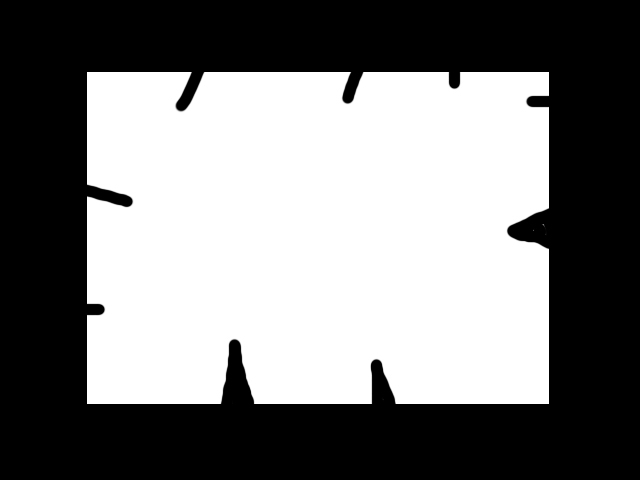
#> input picture Basic/Test_Contour.jpg, 640 x 480 px
$ python Basic_Contour.py
#> lines starting #> are read from the running program, lines starting #| are printed output that depends on the picture; after the words box and inside, x2 and y2 are one past the last pixel; in counts of white or black regions, pixels touching at a corner belong together
'''
This code is to see use of contours. This is based on the OpenCV Tutorial.
Author: Sabhari Natarajan

The various parameters can be varied using the trackbar.
The results are shown in one single image in the order
    'ORIGINAL'  'AFTER CANNY EDGE'  'AFTER CONTOUR'
'''

import cv2
import numpy as np

def nothing(x):
    pass

img = cv2.imread('Test_Contour.jpg')
#> img is the input picture: shape (480, 640, 3); min 0, max 255, mean 123.2

def Create_Trackbar():
    cv2.namedWindow('CONTOUR',0)
    cv2.createTrackbar('Min Intensity Gradient','CONTOUR',0,900,nothing)
    cv2.createTrackbar('Max Intensity Gradient','CONTOUR',0,900,nothing)
    cv2.createTrackbar('Aperture Size','CONTOUR',3,7,nothing)
    cv2.resizeWindow('CONTOUR',1080,720)

Create_Trackbar()
img = cv2.medianBlur(img,5)
contour = img.copy()
k= 0

while(k!=27):
    mina = cv2.getTrackbarPos('Min Intensity Gradient','CONTOUR')
    maxa = cv2.getTrackbarPos('Max Intensity Gradient','CONTOUR')
    size = cv2.getTrackbarPos('Aperture Size','CONTOUR')
    if size%2 == 0: size=size-1
    if size < 3 :   size = 3

    canny = cv2.Canny(img,mina,maxa,L2gradient=True,apertureSize = size)
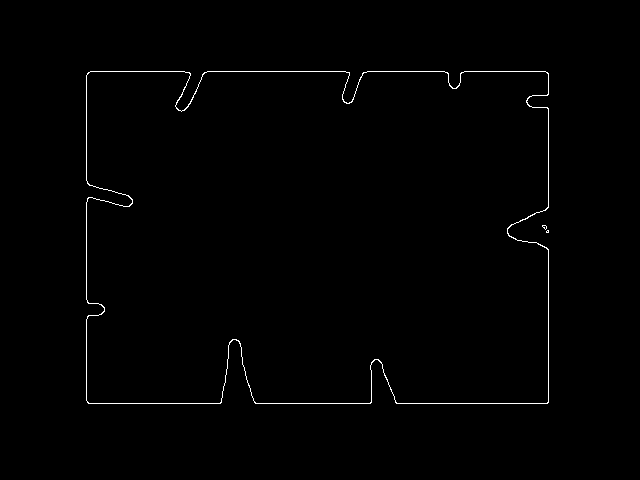
#> canny: shape (480, 640); 0.72% white in thin lines or dots, all inside (x1, y1, x2, y2) = (86, 71, 549, 404)
    contours, hierarchy = cv2.findContours(canny.copy(),cv2.RETR_EXTERNAL,cv2.CHAIN_APPROX_SIMPLE)
#> contours = 3 contours, 2 with area under 20; largest, box (x1, y1, x2, y2) and area: (86, 71, 549, 404) 148422
    contour = img.copy()
    # cv2.drawContours(File to be saved, Variable in which contours were saved, its number (-1 for all), color, thickness)
    '''
    NOTE: IF THERE ARE TOO MANY CONTOURS TO BE DRAWN THE CODE MIGHT CRASH.
    Reduxe the number of contours either by changing the params for Canny or delete the unwanted Contours based on Length or Area.
    There may be other ways also.
    U may also choose to draw only specific contours instead of all.
    '''
    cv2.drawContours(contour,contours ,-1, (0,0,255), -1)
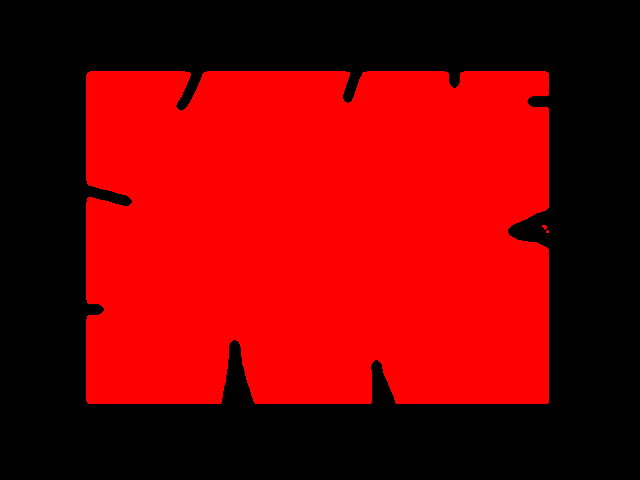
#> contour: shape (480, 640, 3); mean B, G, R 0, 0, 124.1
    res = np.concatenate((img,cv2.cvtColor(canny, cv2.COLOR_GRAY2BGR),contour),axis=1)
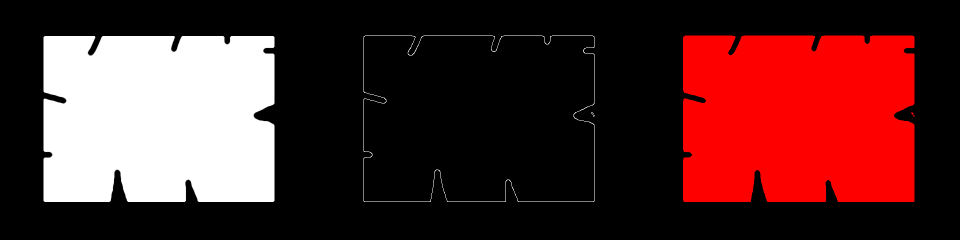
#> res: shape (480, 1920, 3) (shown at 1/2 size); mean B, G, R 41.7, 41.7, 83
    scale = min(1080.0/res.shape[0],720.0/res.shape[1])
#> scale = 0.375
    res = cv2.resize(res,None,fx=scale, fy=scale, interpolation = cv2.INTER_CUBIC)
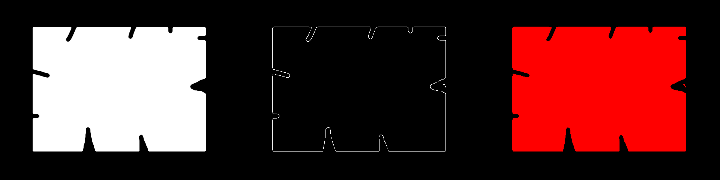
#> res: shape (180, 720, 3); mean B, G, R 41.8, 41.8, 83.2

    cv2.imshow('CONTOUR',res)
    k = cv2.waitKey(1)
#> (key Esc is pressed here)

cv2.startWindowThread()
cv2.destroyAllWindows()
